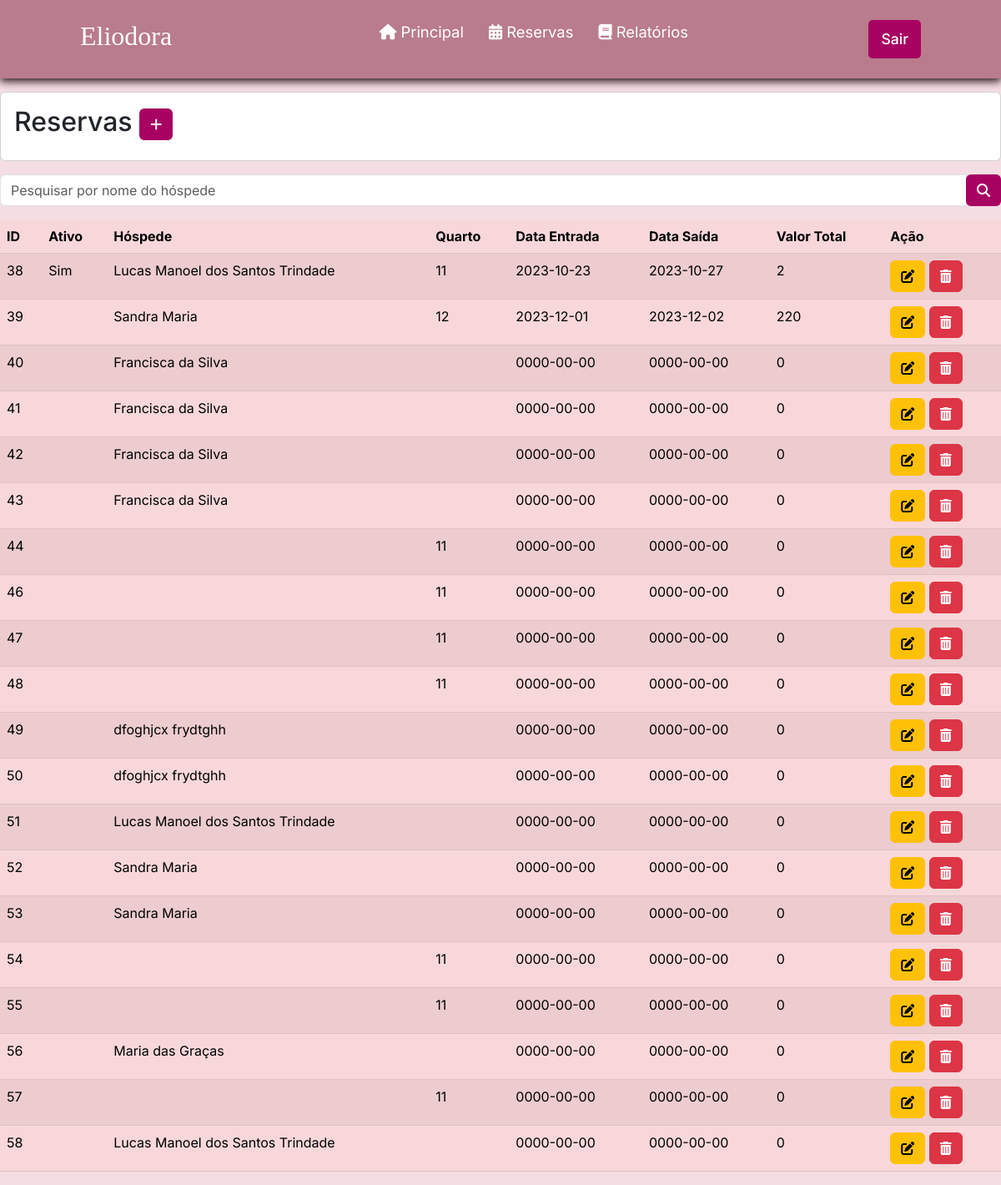
Page /listarReserva.php (signed in) on the earlier database version.
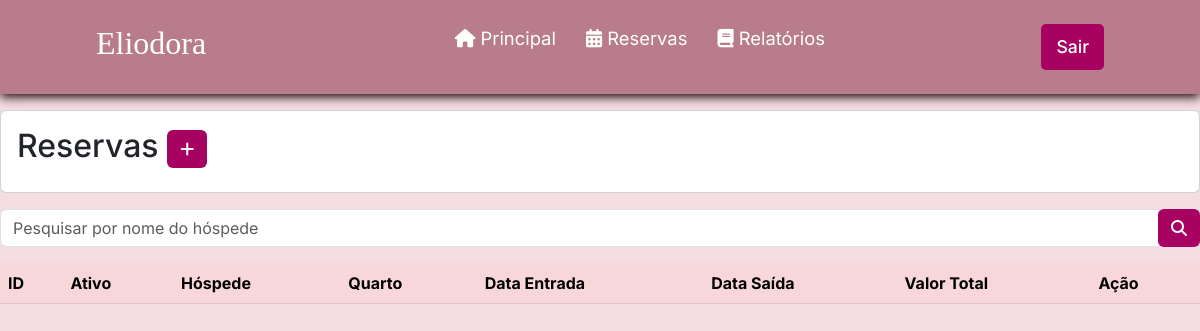
Same page on the later database version.
### tables this page shows
CREATE TABLE `reserva` (
  `id` int(11) NOT NULL,
  `status` varchar(3) NOT NULL,
  `dataEntrada` date NOT NULL,
  `dataSaida` date NOT NULL,
  `valorTotalReserva` double NOT NULL,
  `quantHospede` int(1) NOT NULL,
  `observacao` varchar(200) NOT NULL,
  `id_quarto` int(11) DEFAULT NULL,
  `id_funcionario` int(11) DEFAULT NULL,
  `id_hospede` int(11) DEFAULT NULL
);

CREATE TABLE `hospede` (
  `id` int(11) NOT NULL,
  `nome` varchar(100) NOT NULL,
  `cpf` varchar(15) NOT NULL,
  `dataNascimento` date NOT NULL,
  `genero` varchar(1) NOT NULL,
  `estado` varchar(100) NOT NULL,
  `cidade` varchar(100) NOT NULL,
  `bairro` varchar(100) NOT NULL,
  `endereco` varchar(100) NOT NULL,
  `numeroEndereco` int(11) NOT NULL,
  `cep` varchar(15) NOT NULL,
  `email` varchar(45) NOT NULL,
  `telefone` varchar(20) NOT NULL,
  `contatoEmergencia` varchar(20) NOT NULL
);

CREATE TABLE `quarto` (
  `id` int(11) NOT NULL,
  `status` varchar(3) NOT NULL,
  `numero` int(11) NOT NULL,
  `tipo` varchar(8) NOT NULL,
  `capacidade` int(45) NOT NULL,
  `valorDiaria` double(11,2) NOT NULL
);

### listarReserva.php (the view, shortened to what this page needs)
<?php
require_once("conexao.php");
 $sql = "select reserva.*, hospede.nome as hospede_nome, quarto.numero as quarto_numero
 from reserva
 left join hospede on hospede.id = reserva.id_hospede
 left join quarto on quarto.id = reserva.id_quarto";
$resultado = mysqli_query($conexao, $sql);
?>
<?php require_once("cabecalho.php"); ?>
<div class="card mt-3 mb-3">
  <div class="card-body">
    <h2 class="card-title">Reservas
      <a href="cadastrarReserva.php" class="btn btn-sn" style="background-color: #a70162; color: #fff;"><i class="fa-solid fa-plus"></i>
      </a>
    </h2>
  </div>
</div>
<form method="post">
<div class="input-group mb-3">
  <input type="text" name="hospede_nome" id="id_hospede" class="form-control" placeholder="Pesquisar por nome do hóspede" aria-label="Recipient's username" aria-describedby="basic-addon2">
  <div class="input-group-append">
    <button name="pesquisar" class="btn" style="background-color: #a70162; color: #fff;" type="submit" ><i class="fa-solid fa-magnifying-glass"></i> </button>
    </form>
<table class="table table-danger table-striped">
  <thead>
    <tr>
      <th scope="col">ID</th>
      <th scope="col">Ativo</th>
      <th scope="col">Hóspede</th>
      <th scope="col">Quarto</th>
      <th scope="col">Data Entrada</th>
      <th scope="col">Data Saída</th>
      <th scope="col">Valor Total</th>
      <th scope="col">Ação</th>
    </tr>
  </thead>
  <tbody>
    <?php while ($linha = mysqli_fetch_array($resultado)) { ?>
      <tr>
        <td>
          <?= $linha['id'] ?>
        <td>
          <?= $linha['status'] ?>
        </td>
        <td>
          <?= $linha['hospede_nome'] ?>
        </td>
        <td>
          <?= $linha['quarto_numero'] ?>
        </td>
        <td>
        <?= ($linha['dataEntrada']) ?>
        </td>
        <td>
        <?= ($linha['dataSaida']) ?>
        </td>
        <td>
        <?= $linha['valorTotalReserva'] ?>
        </td>
        <td>
          <a href="alterarReserva.php?id=<?= $linha['id'] ?>" class="btn btn-warning">
            <i class="fa-solid fa-pen-to-square"></i>
          </a>
          <a href="listarReserva.php?id=<?= $linha['id'] ?>" class="btn btn-danger"
            onclick="return confirm('Confirma exclusão')">
            <i class="fa-solid fa-trash-can"></i>
          </a>
        </td>
      </tr>
    <?php } ?>
  </tbody>
</table>
</body>
</html>

### cabecalho.php (shortened to what this page needs)
<!DOCTYPE html>
<html lang="pt-br">
<head>
<link href="https://cdn.jsdelivr.net/npm/bootstrap@5.3.0-alpha3/dist/css/bootstrap.min.css"
rel="stylesheet">
</head>
<body>

### css/style.css (style rules this page uses)
* { padding: 0; margin: 0; font-family: 'Inter', sans-serif; }
body { background-color: #f4dde3; }
header { background-color: #b97c8c; box-shadow: 0px 3px 10px #120303; }
.nav-bar { display: flex; justify-content: space-between; padding: 1.5rem 6rem; }
.logo { display: flex; align-items: center; }
.logo h2 { color: #fff; }
.nav-list { display: flex; align-items: center; }
.nav-list ul { display: flex; justify-content: center; list-style: none; }
.nav-item { margin: 0 15px; }
.nav-link { text-decoration: none; font-size: 1.15rem; color: #ffffff; font-weight: 400; }
.login-button button { border: none; padding: 10px 15px; border-radius: 5px; background-color: #a70162; }
.login-button button a { text-decoration: none; color: #fff; font-weight: 500; font-size: 1.1rem; }

Differences in the rows shown:
removed reserva: id "38", status "Sim", id_hospede.nome "Lucas Manoel dos Santos Trindade", id_quarto.numero "11", dataEntrada "2023-10-23", dataSaida "2023-10-27", valorTotalReserva "2"
removed reserva: id "39", id_hospede.nome "Sandra Maria", id_quarto.numero "12", dataEntrada "2023-12-01", dataSaida "2023-12-02", valorTotalReserva "220"
removed reserva: id "40", id_hospede.nome "Francisca da Silva", dataEntrada "0000-00-00", dataSaida "0000-00-00", valorTotalReserva "0"
removed reserva: id "41", id_hospede.nome "Francisca da Silva", dataEntrada "0000-00-00", dataSaida "0000-00-00", valorTotalReserva "0"
removed reserva: id "42", id_hospede.nome "Francisca da Silva", dataEntrada "0000-00-00", dataSaida "0000-00-00", valorTotalReserva "0"
removed reserva: id "43", id_hospede.nome "Francisca da Silva", dataEntrada "0000-00-00", dataSaida "0000-00-00", valorTotalReserva "0"
removed reserva: id "44", id_quarto.numero "11", dataEntrada "0000-00-00", dataSaida "0000-00-00", valorTotalReserva "0"
removed reserva: id "46", id_quarto.numero "11", dataEntrada "0000-00-00", dataSaida "0000-00-00", valorTotalReserva "0"
removed reserva: id "47", id_quarto.numero "11", dataEntrada "0000-00-00", dataSaida "0000-00-00", valorTotalReserva "0"
removed reserva: id "48", id_quarto.numero "11", dataEntrada "0000-00-00", dataSaida "0000-00-00", valorTotalReserva "0"
removed reserva: id "49", id_hospede.nome "dfoghjcx frydtghh", dataEntrada "0000-00-00", dataSaida "0000-00-00", valorTotalReserva "0"
removed reserva: id "50", id_hospede.nome "dfoghjcx frydtghh", dataEntrada "0000-00-00", dataSaida "0000-00-00", valorTotalReserva "0"
removed reserva: id "51", id_hospede.nome "Lucas Manoel dos Santos Trindade", dataEntrada "0000-00-00", dataSaida "0000-00-00", valorTotalReserva "0"
removed reserva: id "52", id_hospede.nome "Sandra Maria", dataEntrada "0000-00-00", dataSaida "0000-00-00", valorTotalReserva "0"
removed reserva: id "53", id_hospede.nome "Sandra Maria", dataEntrada "0000-00-00", dataSaida "0000-00-00", valorTotalReserva "0"
removed reserva: id "54", id_quarto.numero "11", dataEntrada "0000-00-00", dataSaida "0000-00-00", valorTotalReserva "0"
removed reserva: id "55", id_quarto.numero "11", dataEntrada "0000-00-00", dataSaida "0000-00-00", valorTotalReserva "0"
removed reserva: id "56", id_hospede.nome "Maria das Graças", dataEntrada "0000-00-00", dataSaida "0000-00-00", valorTotalReserva "0"
removed reserva: id "57", id_quarto.numero "11", dataEntrada "0000-00-00", dataSaida "0000-00-00", valorTotalReserva "0"
removed reserva: id "58", id_hospede.nome "Lucas Manoel dos Santos Trindade", dataEntrada "0000-00-00", dataSaida "0000-00-00", valorTotalReserva "0"
